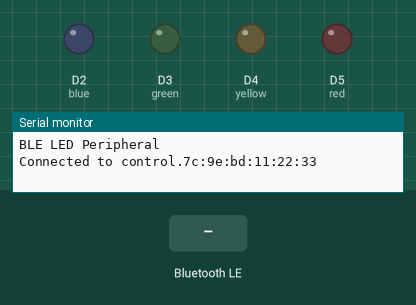
Simulated run of this sketch. Board: Arduino Nano 33 IoT. On the bench: output pins drawn as LEDs (lit = HIGH), the last lines printed to the serial monitor. The inputs (shaded band) are chosen by the test bench. Nothing arrives over Bluetooth unless stated; a phone connects over Bluetooth LE 3 s after start.

Above: at 3.8 s.
3.9 s: Bluetooth LE write "1" received
At 5.3 s:
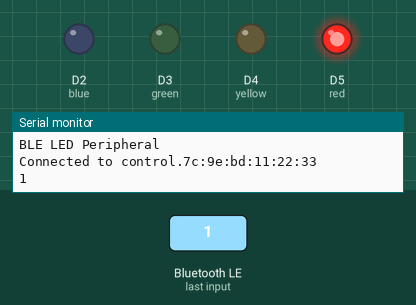
Timing chart, 0 to 6.9 s (numbered marks = the images above; inputs shaded):
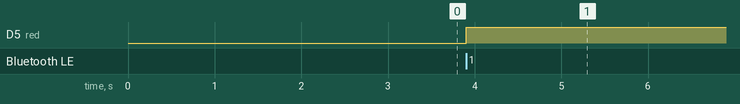

Measured:
- after the input at 3.9 s, D5 (red): LOW → HIGH at once

The sketch:

Task_Eight.ino
```cpp
#include <ArduinoBLE.h>

BLEService ledService("19B10000-E8F2-537E-4F6C-D104768A1214");  // Bluetooth® Low Energy LED Service

// Bluetooth® Low Energy LED Switch Characteristic - custom 128-bit UUID, read and writable by central
BLEByteCharacteristic switchCharacteristic("19B10001-E8F2-537E-4F6C-D104768A1214", BLERead | BLEWrite);

//Set up led pin values
const int blue = 2;
const int green = 3;
const int yellow = 4;
const int red = 5;

void setup() {
  Serial.begin(9600);
  while (!Serial);

  // set LED pin to output mode
  pinMode(blue, OUTPUT);
  pinMode(green, OUTPUT);
  pinMode(yellow, OUTPUT);
  pinMode(red, OUTPUT);
  digitalWrite(blue, LOW);
  digitalWrite(green, LOW);
  digitalWrite(yellow, LOW);
  digitalWrite(red, LOW);

  // begin initialization
  if (!BLE.begin()) {
    Serial.println("starting Bluetooth® Low Energy module failed!");

    while (1);
  }

  // set advertised local name and service UUID:
  BLE.setLocalName("LED");
  BLE.setAdvertisedService(ledService);

  // add the characteristic to the service
  ledService.addCharacteristic(switchCharacteristic);

  // add service
  BLE.addService(ledService);

  // set the initial value for the characeristic:
  switchCharacteristic.writeValue(0);

  // start advertising
  BLE.advertise();
  Serial.println("BLE LED Peripheral");
}

void loop() {
  // listen for Bluetooth® Low Energy peripherals to connect:
  BLEDevice central = BLE.central();

  // if a central is connected to peripheral:
  if (central) {
    Serial.print("Connected to control.");
    // print the central's MAC address:
    Serial.println(central.address());

    // while the central is still connected to peripheral:
    while (central.connected()) {
      // if the remote device wrote to the characteristic,
      // use the value to control the LED:
      if (switchCharacteristic.written()) {
        int distance = switchCharacteristic.value();
        Serial.println(distance);

        //If less or equal to 15cm away
        if (distance <= 15)
        {
          digitalWrite(blue, LOW);
          digitalWrite(green, LOW);
          digitalWrite(yellow, LOW);
          digitalWrite(red, HIGH);
        }
        //If more than 15cm away but less or equal to 30 cm away
        else if (distance <= 30)
        {
          digitalWrite(blue, LOW);
          digitalWrite(green, LOW);
          digitalWrite(yellow, HIGH);
          digitalWrite(red, LOW);
        }
        //If more than 30cm away but less or equal to 60 cm away
        else if (distance <= 60)
        {
          digitalWrite(blue, LOW);
          digitalWrite(green, HIGH);
          digitalWrite(yellow, LOW);
          digitalWrite(red, LOW);
        }
        //If more than 60cm away
        else
        {
          digitalWrite(blue, HIGH);
          digitalWrite(green, LOW);
          digitalWrite(yellow, LOW);
          digitalWrite(red, LOW);
        }
      }
    }

    // when the central disconnects, print it out:
    Serial.print(F("Disconnected from control."));
    Serial.println(central.address());
  }
}
```
